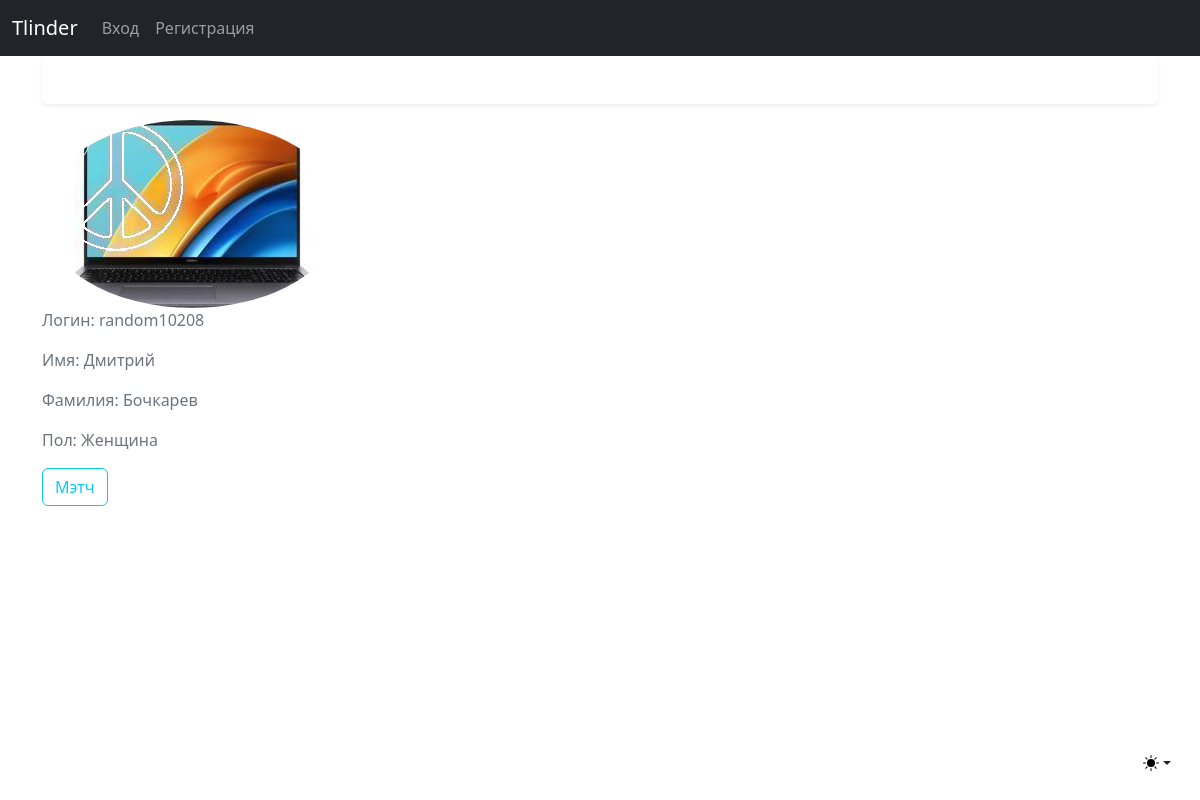
The page /users/1 on the database as committed earlier.
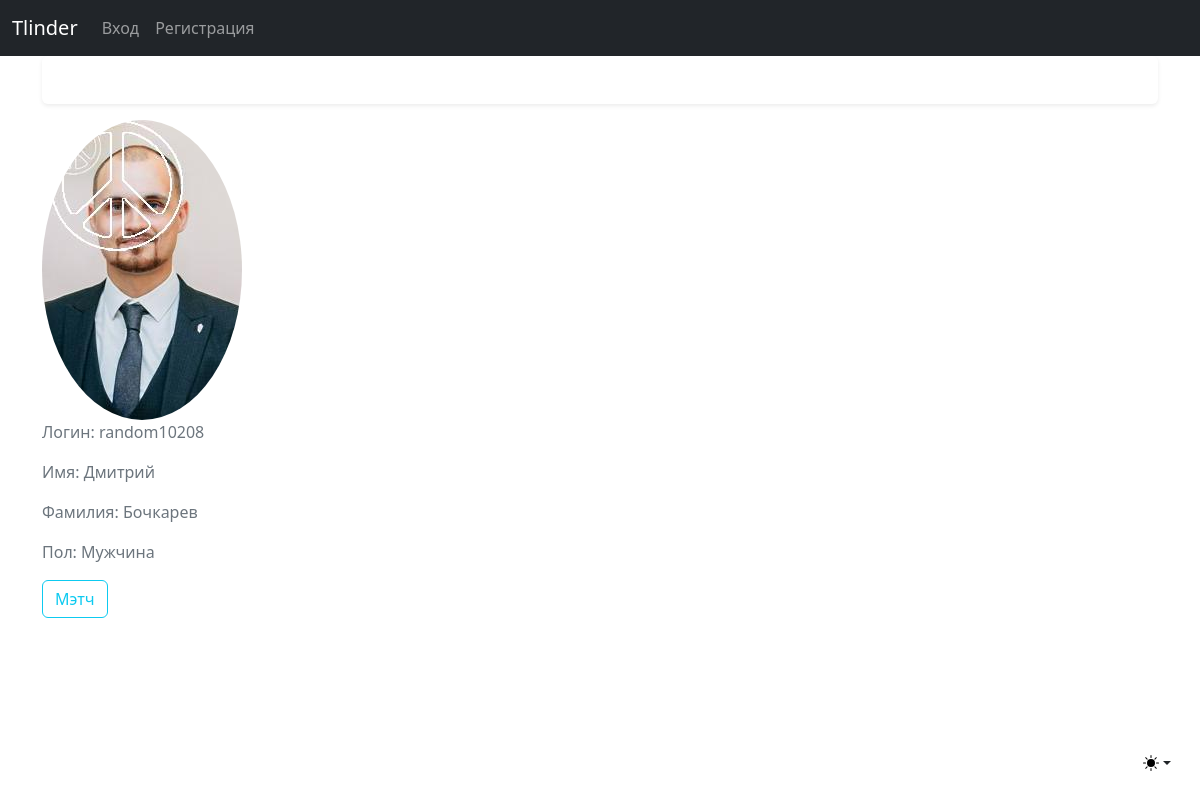
The same page on the database as committed later.
### users/models.py (models this page shows, shortened)
class Profile(models.Model):
    user = models.OneToOneField(User, on_delete=models.CASCADE)
    firstname = models.CharField(max_length=200, db_index=True,)
    lastname = models.CharField(max_length=200)
    gender = models.CharField(max_length=200, choices=GENDER_CHOICES, default='Мужчина')
    image = models.ImageField(default='default.jpg', upload_to='profile_pics')
    image2 = models.ImageField(default='default2.jpg')

### users/templates/users/profile_detail.html
{% extends "users/base.html" %}
{% block content %}
	<div class="content-section">
		<div class="media">
          <img class="rounded-circle article-img" src="{{ profile.image.url }}">
            <p class="text-secondary">Логин: {{ profile.user.username }}</p>
			<p class="text-secondary">Имя: {{ profile.firstname }}</p>
			<p class="text-secondary">Фамилия: {{ profile.lastname }}</p>
			<p class="text-secondary">Пол: {{ profile.gender }}</p>
        </div>
				<div class="form-group">
				  <a class="btn btn-outline-info" href="{% url 'match-create' profile.user.id %}">Мэтч</a>
			  	</div>
	</div>
{% endblock content %}

Rows that differ between the two databases and show on the page:
changed Profile "Дмитрий": image: a different picture; gender "Женщина" → "Мужчина"
